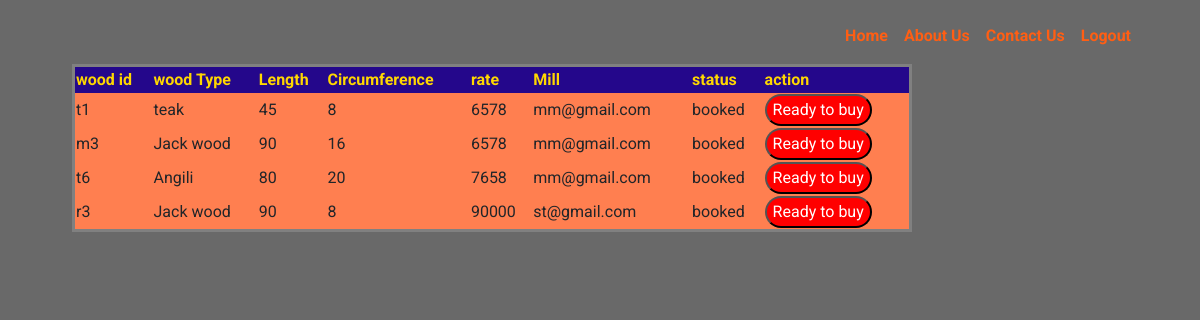
Page /view1/ on the committed database.
### login/models.py (models this page shows)
class sell(models.Model):
    user=models.CharField(max_length=100)
    usname=models.CharField(max_length=100)
    uname=models.CharField(max_length=100)
    m_name=models.CharField(max_length=100)
    wood_id=models.CharField(max_length=100)
    type_of_wood=models.CharField(max_length=100)
    length=models.CharField(max_length=100)
    width=models.CharField(max_length=100)
    rate=models.CharField(max_length=100)
    status=models.CharField(max_length=100)

### login/views.py (the view)
# urls.py: path('view1/',views.view1, name = "view1"),
def view1(request):
    m=sell.objects.filter()
    return render(request,'one1.html',{'m':m})

### templates/one1.html (shortened to what this page needs)
{% load static %}
<!doctype html>
<html lang="en">
<head>
    <link rel="stylesheet" href="{%static 'css/bootstrap.min.css'%} ">
    <link rel="stylesheet" href="{%static 'css/animate.css'%} ">
    <link rel="stylesheet" href="{%static 'css/owl.carousel.min.css'%}">
    <link rel="stylesheet" href="{%static 'css/themify-icons.css'%}">
    <link rel="stylesheet" href="{%static 'css/flaticon.css'%}">
    <link rel="stylesheet" href="{%static 'css/magnific-popup.css'%}">
    <link rel="stylesheet" href="{%static 'css/slick.css'%}">
    <link rel="stylesheet" href="{%static 'css/gijgo.min.css'%}">
    <link rel="stylesheet" href="{%static 'css/nice-select.css'%}">
    <link rel="stylesheet" href="{%static 'css/all.css'%}">
    <link rel="stylesheet" href="{%static 'css/style.css'%}">
</head>
<body  style="background-color: dimgray;">
    <header class="main_menu home_menu">
        <div class="container">
            <div class="row align-items-center">
                <div class="col-lg-12">
                    <nav class="navbar navbar-expand-lg navbar-light">
                        <div class="collapse navbar-collapse main-menu-item justify-content-end"
                            id="navbarSupportedContent">
                            <ul class="navbar-nav">
                                <li class="nav-item">
                                    <a class="nav-link" href="/userhome"><b>Home</b></a>
                                </li>
                                <li class="nav-item">
                                    <a class="nav-link" href="/elements"><b>About Us</b></a>
                                </li>
                                <li class="nav-item">
                                    <a class="nav-link" href="/contact1"><b>Contact Us</b></a>
                                </li>
                                <li class="nav-item">
                                    <a class="nav-link" href="/index"><b>Logout</b></a>
                                </li>
    </header>
       <table style="width: 70%; border-style:solid;margin-left:6%;background-color:coral"><thead>
           <tr>
              <th>wood id</th>
              <th>wood Type</th>
              <th>Length</th>
              <th>Circumference</th>
              <th>rate</th>
              <th>Mill</th>
              <th>status</th>
              <th>action</th>
           </tr>
           </thead>
           {% for e in m %}
           <tr>
           <td>{{e.wood_id}}</td>
           <td>{{e.type_of_wood}}</td>
           <td>{{e.length}}</td>
           <td>{{e.width}}</td>
           <td>{{e.rate}}</td>
           <td>{{e.uname}}</td>
           <td>{{e.status}}</td>
           <td>
             <form action="/newfun/{{e.id}}" method="POST">
                <input type="submit" value="Ready to buy" style="color: #ffffff;background:red;border-radius: 10em;height: 2em;">
            </form>
           </td>
        </tr>
           {% endfor %}
       </table>
</body>
</html>

### templates/one1.html (style rules this page uses)
th { color: gold;background-color: rgb(36, 7, 139);align-self: auto; }

### rows in the picture
sell: wood_id "t1", type_of_wood "teak", length "45", width "8", rate "6578", uname "mm@gmail.com", status "booked"
sell: wood_id "m3", type_of_wood "Jack wood", length "90", width "16", rate "6578", uname "mm@gmail.com", status "booked"
sell: wood_id "t6", type_of_wood "Angili", length "80", width "20", rate "7658", uname "mm@gmail.com", status "booked"
sell: wood_id "r3", type_of_wood "Jack wood", length "90", width "8", rate "90000", uname "st@gmail.com", status "booked"
